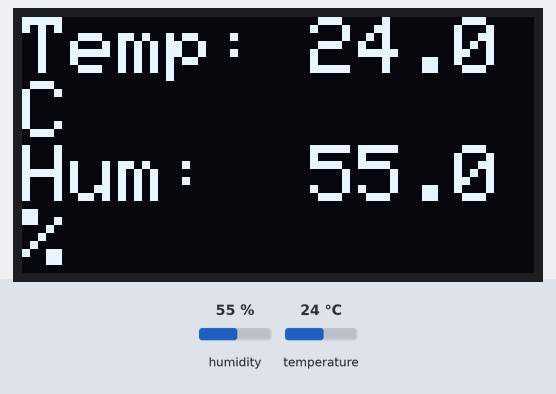
A sketch run on a simulated Arduino Uno, built with avr-gcc and run on an emulated ATmega328P. On the bench: 128×64 one-colour display. Inputs (shaded band) come from the test bench; at power-on: humidity 55 %, temperature 24 °C. What the sketch prints to the serial monitor is not drawn.

Above: at 1.2 s.
1.3 s: humidity set to 22 %
At 2.9 s:
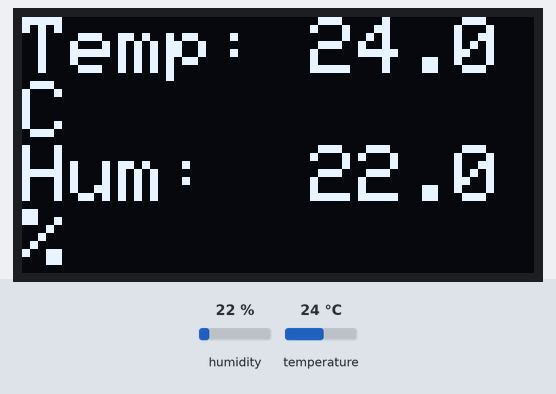
4.1 s: temperature set to 12 °C
At 5.0 s:
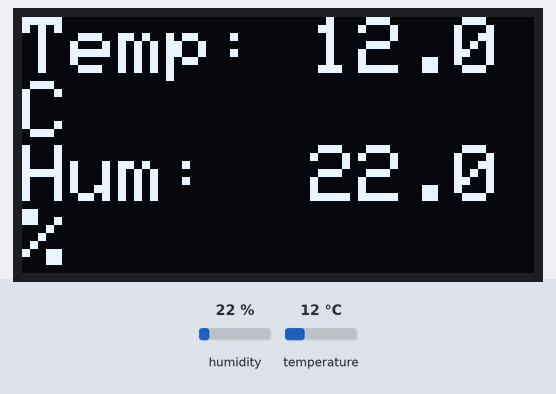
6.9 s: humidity set to 40 %
At 9.4 s:
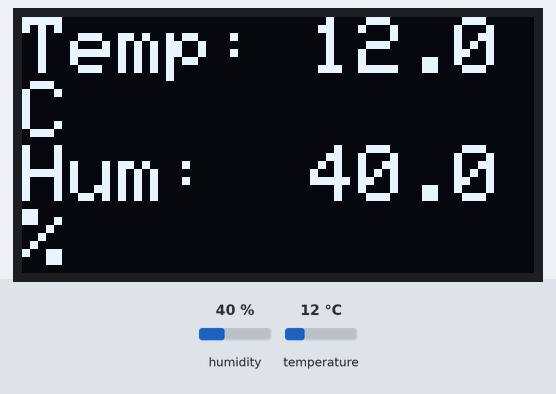
9.9 s: temperature set to 19 °C
At 11.6 s:
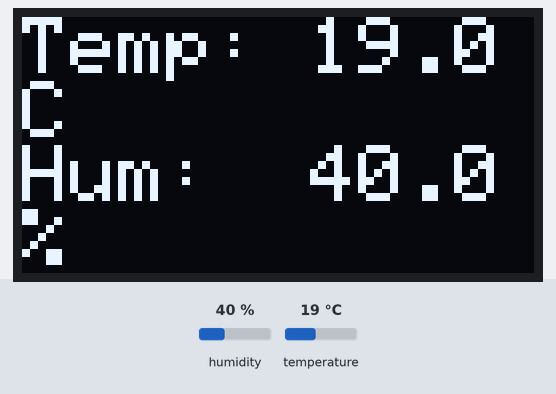
Timing chart, 0 to 13.1 s (numbered marks = the images above; inputs shaded):
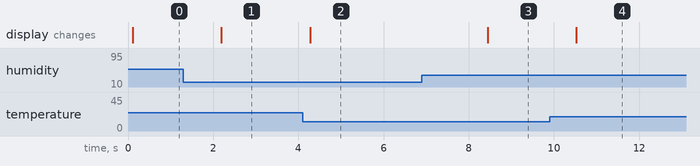

The sketch:

TempSensor.ino
```cpp
#include <Adafruit_SSD1306.h>
#include <Adafruit_GFX.h>
#include <DHT.h>

// DHT11 settings
#define DHTPIN 2     // DHT11 data pin connected to pin 2
#define DHTTYPE DHT11
DHT dht(DHTPIN, DHTTYPE);

// OLED display settings
#define SCREEN_WIDTH 128
#define SCREEN_HEIGHT 64
Adafruit_SSD1306 display(SCREEN_WIDTH, SCREEN_HEIGHT, &Wire, -1);

void setup() {
  // Initialize serial monitor
  Serial.begin(9600);

  // Initialize DHT sensor
  dht.begin();
  Serial.println("DHT11 initialized");

  // Initialize OLED display
  if (!display.begin(SSD1306_SWITCHCAPVCC, 0x3C)) { // Check the OLED I2C address (default is 0x3C)
    Serial.println(F("SSD1306 allocation failed"));
    for (;;); // Don't proceed, loop forever
  }
  display.clearDisplay();
  display.display();
}

void loop() {
  // Read temperature and humidity
  float temperature = dht.readTemperature();    // Temperature in Celsius
  float humidity = dht.readHumidity();

  // Check if readings are valid
  if (isnan(temperature) || isnan(humidity)) {
    Serial.println("Failed to read from DHT sensor!");
    return;
  }

  // Display temperature and humidity on OLED
  display.clearDisplay();

  // Temperature
  display.setTextSize(2); // Reduced text size for better fit
  display.setTextColor(SSD1306_WHITE);
  display.setCursor(0, 0);
  display.print(F("Temp: "));
  display.print(temperature, 1); // Show one decimal place
  display.print(F("C"));

  // Humidity
  display.setCursor(0, 32); // Position for the second line
  display.print(F("Hum:  "));
  display.print(humidity, 1); // Show one decimal place
  display.print(F("%"));

  display.display();

  // Print to serial monitor
  Serial.print(F("Temperature: "));
  Serial.print(temperature, 1);
  Serial.println(F("C"));
  Serial.print(F("Humidity: "));
  Serial.print(humidity, 1);
  Serial.println(F("%"));

  // Wait before next update
  delay(1000);
}
```

Measured:
- after the input at 1.3 s, the display: changes after 0.89 s (image 1)
- after the input at 4.1 s, the display: changes after 0.18 s (image 2)
- after the input at 6.9 s, the display: changes after 1.5 s (image 3)
- after the input at 9.9 s, the display: changes after 0.62 s (image 4)
